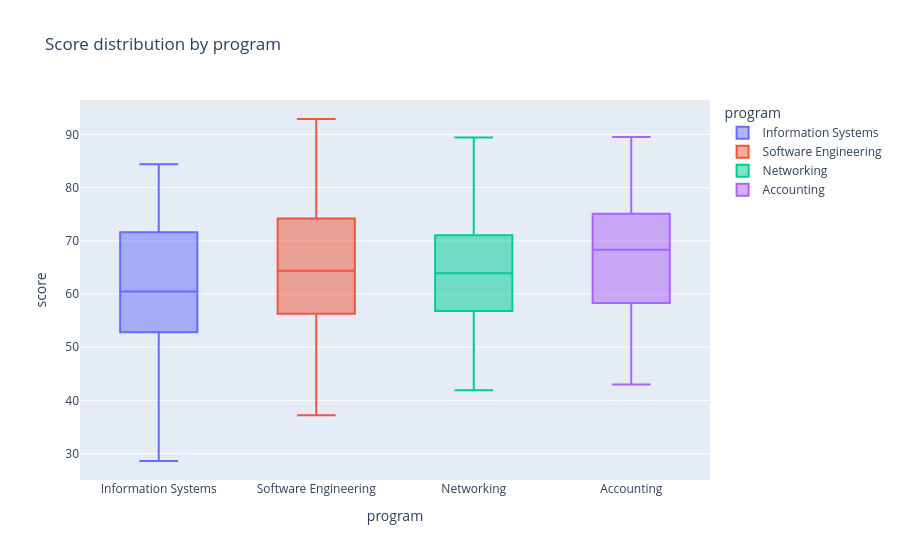

The cell this chart's notebook holds for it:
### Markdown cell above
### Bonus (+3) — One chart, four stories

### Code cell
fig4 = px.box(df, x="program", y="score", color="program", title="Score distribution by program")
fig4.show()
print(df.groupby("program")["score"].std().round(2))

### Figure 1 — Plotly figure (JSON) as saved in the notebook; plotly's stock layout.template omitted (floating-point values rounded to 4 significant figures)
{"data": [{"alignmentgroup": "True", "hovertemplate": "program=%{x}<br>score=%{y}<extra></extra>", "legendgroup": "Information Systems", "marker": {"color": "#636efa"}, "name": "Information Systems", "notched": false, "offsetgroup": "Information Systems", "orientation": "v", "showlegend": true, "type": "box", "x": ["Information Systems", "Information Systems", "Information Systems", "Information Systems", "Information Systems", "Information Systems", "Information Systems", "Information Systems", "Information Systems", "Information Systems", "Information Systems", "Information Systems", "Information Systems", "Information Systems", "Information Systems", "Information Systems", "Information Systems", "Information Systems", "Information Systems", "Information Systems", "Information Systems", "Information Systems", "Information Systems", "Information Systems", "Information Systems", "Information Systems", "Information Systems", "Information Systems", "Information Systems", "Information Systems", "Information Systems", "Information Systems", "Information Systems", "Information Systems", "Information Systems", "Information Systems", "Information Systems", "Information Systems"], "x0": " ", "xaxis": "x", "y": [28.6, 42.3, 47.8, 60.9, 49.1, 59.0, 67.7, 74.4, 65.7, 78.9, 84.4, 59.9, 68.7, 78.6, 50.0, 44.6, 54.5, 60.0, 55.7, 61.2, 71.6, 77.2, 55.9, 61.5, 74.7, 76.8, 72.6, 81.4, 52.8, 48.5, 57.3, 67.2, 52.4, 51.5, 56.9, 63.6, 58.3, 68.2], "y0": " ", "yaxis": "y"}, {"alignmentgroup": "True", "hovertemplate": "program=%{x}<br>score=%{y}<extra></extra>", "legendgroup": "Software Engineering", "marker": {"color": "#EF553B"}, "name": "Software Engineering", "notched": false, "offsetgroup": "Software Engineering", "orientation": "v", "showlegend": true, "type": "box", "x": ["Software Engineering", "Software Engineering", "Software Engineering", "Software Engineering", "Software Engineering", "Software Engineering", "Software Engineering", "Software Engineering", "Software Engineering", "Software Engineering", "Software Engineering", "Software Engineering", "Software Engineering", "Software Engineering", "Software Engineering", "Software Engineering", "Software Engineering", "Software Engineering", "Software Engineering", "Software Engineering", "Software Engineering", "Software Engineering", "Software Engineering", "Software Engineering", "Software Engineering", "Software Engineering", "Software Engineering", "Software Engineering", "Software Engineering", "Software Engineering", "Software Engineering", "Software Engineering", "Software Engineering", "Software Engineering", "Software Engineering", "Software Engineering", "Software Engineering", "Software Engineering"], "x0": " ", "xaxis": "x", "y": [64.5, 74.4, 83.2, 62.0, 64.2, 77.9, 83.4, 45.1, 53.8, 63.8, 55.0, 60.5, 70.5, 62.2, 54.8, 60.3, 73.4, 64.8, 71.4, 80.2, 90.1, 47.4, 60.6, 66.0, 37.2, 50.8, 56.3, 66.2, 57.6, 67.4, 73.0, 82.9, 74.2, 84.1, 92.9, 37.7, 43.1, 56.3], "y0": " ", "yaxis": "y"}, {"alignmentgroup": "True", "hovertemplate": "program=%{x}<br>score=%{y}<extra></extra>", "legendgroup": "Networking", "marker": {"color": "#00cc96"}, "name": "Networking", "notched": false, "offsetgroup": "Networking", "orientation": "v", "showlegend": true, "type": "box", "x": ["Networking", "Networking", "Networking", "Networking", "Networking", "Networking", "Networking", "Networking", "Networking", "Networking", "Networking", "Networking", "Networking", "Networking", "Networking", "Networking", "Networking", "Networking", "Networking", "Networking", "Networking", "Networking", "Networking", "Networking", "Networking", "Networking", "Networking", "Networking", "Networking", "Networking", "Networking", "Networking", "Networking", "Networking", "Networking", "Networking", "Networking"], "x0": " ", "xaxis": "x", "y": [52.7, 62.6, 53.9, 63.9, 69.3, 48.1, 56.9, 59.2, 69.0, 63.6, 70.8, 76.2, 89.4, 80.8, 56.6, 65.3, 44.1, 46.4, 59.5, 65.1, 60.8, 66.3, 71.8, 70.8, 73.0, 82.9, 74.8, 70.5, 41.9, 55.6, 61.1, 53.6, 62.4, 72.3, 63.6, 69.1, 79.0], "y0": " ", "yaxis": "y"}, {"alignmentgroup": "True", "hovertemplate": "program=%{x}<br>score=%{y}<extra></extra>", "legendgroup": "Accounting", "marker": {"color": "#ab63fa"}, "name": "Accounting", "notched": false, "offsetgroup": "Accounting", "orientation": "v", "showlegend": true, "type": "box", "x": ["Accounting", "Accounting", "Accounting", "Accounting", "Accounting", "Accounting", "Accounting", "Accounting", "Accounting", "Accounting", "Accounting", "Accounting", "Accounting", "Accounting", "Accounting", "Accounting", "Accounting", "Accounting", "Accounting", "Accounting", "Accounting", "Accounting", "Accounting", "Accounting", "Accounting", "Accounting", "Accounting", "Accounting", "Accounting", "Accounting", "Accounting", "Accounting", "Accounting", "Accounting", "Accounting", "Accounting", "Accounting"], "x0": " ", "xaxis": "x", "y": [68.3, 67.4, 72.8, 75.0, 74.1, 79.6, 89.5, 64.2, 43.0, 48.5, 58.4, 49.8, 59.7, 68.4, 75.5, 66.9, 80.0, 82.3, 70.8, 69.8, 75.3, 51.2, 45.7, 55.6, 58.0, 71.1, 62.4, 69.1, 77.8, 56.6, 62.1, 67.7, 77.5, 72.1, 79.3, 53.9, 67.1], "y0": " ", "yaxis": "y"}], "layout": {"boxmode": "overlay", "legend": {"title": {"text": "program"}, "tracegroupgap": 0}, "title": {"text": "Score distribution by program"}, "xaxis": {"anchor": "y", "categoryarray": ["Information Systems", "Software Engineering", "Networking", "Accounting"], "categoryorder": "array", "domain": [0.0, 1.0], "title": {"text": "program"}}, "yaxis": {"anchor": "x", "domain": [0.0, 1.0], "title": {"text": "score"}}}}
